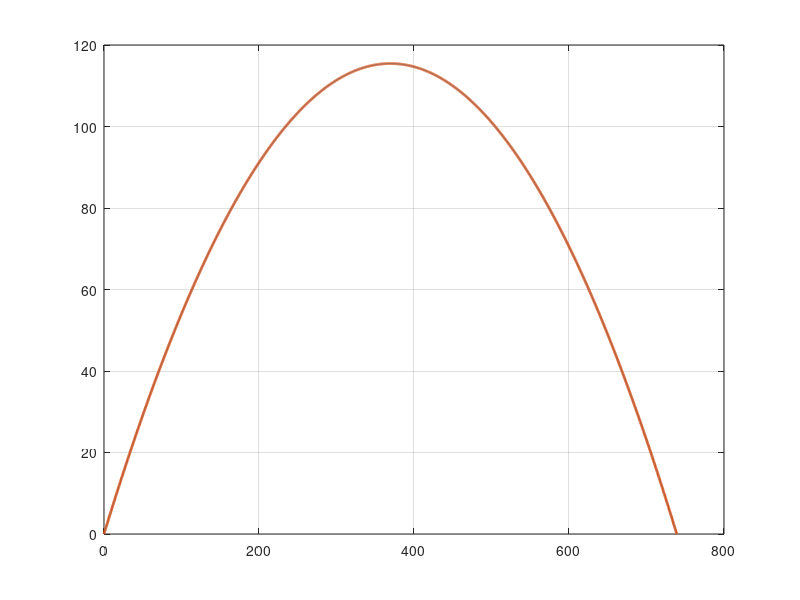

This figure's MATLAB source: (Note: this script raises an error after producing the figure.)
% Ian Woodbury
% 11.28.2021
% ECE 202 Project 2: Hitting a home run, with air resistance, and 
% calculating net force at each step
% Phase 1: Comparing analytic and numeric soultions, without drag

clear; clf;

% ---- define given information -----

m = 0.145;  % mass of a baseball (kg)
v0mph = 112;   % exit velocity in mph 
phi0deg = 32;    % launch angle in degrees 

x0 = 0; y0 = 0;  % it doesn't really matter where the ball starts
% assume measurements in m to start

g = 10;   % gravitational constant in N/kg (1 N/kg = 1 m/s^2)
          

% ----- set up more variables, and converions -----

mph2mps = 5280 * 12 * 2.54 / 100 / 3600;   % mph to m/s conversion
deg2rad = pi()/180;   % conversion for degrees to radians
m2ft = 3.28;     % conversion for meters to feet    

v0 = v0mph * mph2mps;       % converts v0 from mph to m/s
phi0 = phi0deg * deg2rad;   % converts launch angle from degrees to radians

v0x = v0*cos(phi0);   % x-component of v0 (m/s)
v0y = v0*sin(phi0);   % y-component of v0 (m/s)

tH = v0y/g;    % time to reach max. height
tLand = 2*tH;  % time to land (time of flight)

% ----- set up a time array, compute x(t), y(t) analytically -----

tmin = 0; tmax = tLand; 
N = 2000;   % intervals

t = linspace(tmin, tmax, N+1);   % time array, connects x(t) with y(t)

xt = x0 + v0x*t;   % x(t), ax = 0 (no drag)
yt = y0 + v0y*t - (1/2)*g*t.^2;   % y(t), ay = -g (no drag)


% ----- add numeric solution -----    

dt = (tmax-tmin)/N;

y = zeros(1, N+1);   % initialize y(t)
x = zeros(1, N+1);

y(1) = y0;
vy = v0y;   % vy(1) = v0y, i.e., no array is needed!

x(1) = x0;
vx = v0x;   % vy(1) = v0y, i.e., no array is needed!

for n = 1:N   % stop at N
    
    % net force of the ball
    Fnety = -m*g; % net force on the y axis (N), -g with no drag
    Fnetx = 0;    % net force on the x axis (N), zero with no drag

    
    % updating position, velocity, and acceleration of 
    % the ball on the y axis
    % acceleration (m/s^2)
    ay = Fnety/m;
    % position (m)
    y(n+1) = y(n) + vy*dt + (1/2)*ay*dt^2;   % vy = y', ay = y"
    % velocity (m/s)
    vy = vy + ay*dt;   % vy(n+1) = vy(n) + ay*dt
    
    % updating position, velocity, and acceleration of 
    % the ball on the x axis
    % acceleration (m/s^2)
    ax = Fnetx/m;
    % position (m)
    x(n+1) = x(n) + vx*dt + (1/2)*ax*dt^2;   % vx = x', ax = x"
    % velocity (m/s)
    vx = vx + ax*dt;   % vx(n+1) = vx(n) + ax*dt
        
   
end

% ------ Checking ------

% sum checks of anaylitic solution minus numeric solution
checky = sum(abs(yt-y))
checkx = sum(abs(xt-x))

% ------ Converting units for plotting ------

ytft = yt*m2ft; % all values converted from m to ft for plotting
xtft = xt*m2ft;
yft = y*m2ft;
xft = x*m2ft;


% ----- Plotting ----

plot(xtft, ytft, xft, yft, 'LineWidth', 2)      
grid on
ax = gca; ax.FontSize = 15; ax.GridAlpha = 0.3;
xlabel('x (ft)', 'FontSize', 18)   
ylabel('y (ft)', 'FontSize', 18)
title({'ECE 202, Project 2 Phase 1: Trajectory of a baseball', ...
    'no drag, analytic vs. numeric solution'}, 'FontSize', 22)
legend({'analytic (behind numeric)', 'numeric'}, ...
    'FontSize', 18)
ylim([-2 140])   % add a little space on the bottom, more on top for legend
